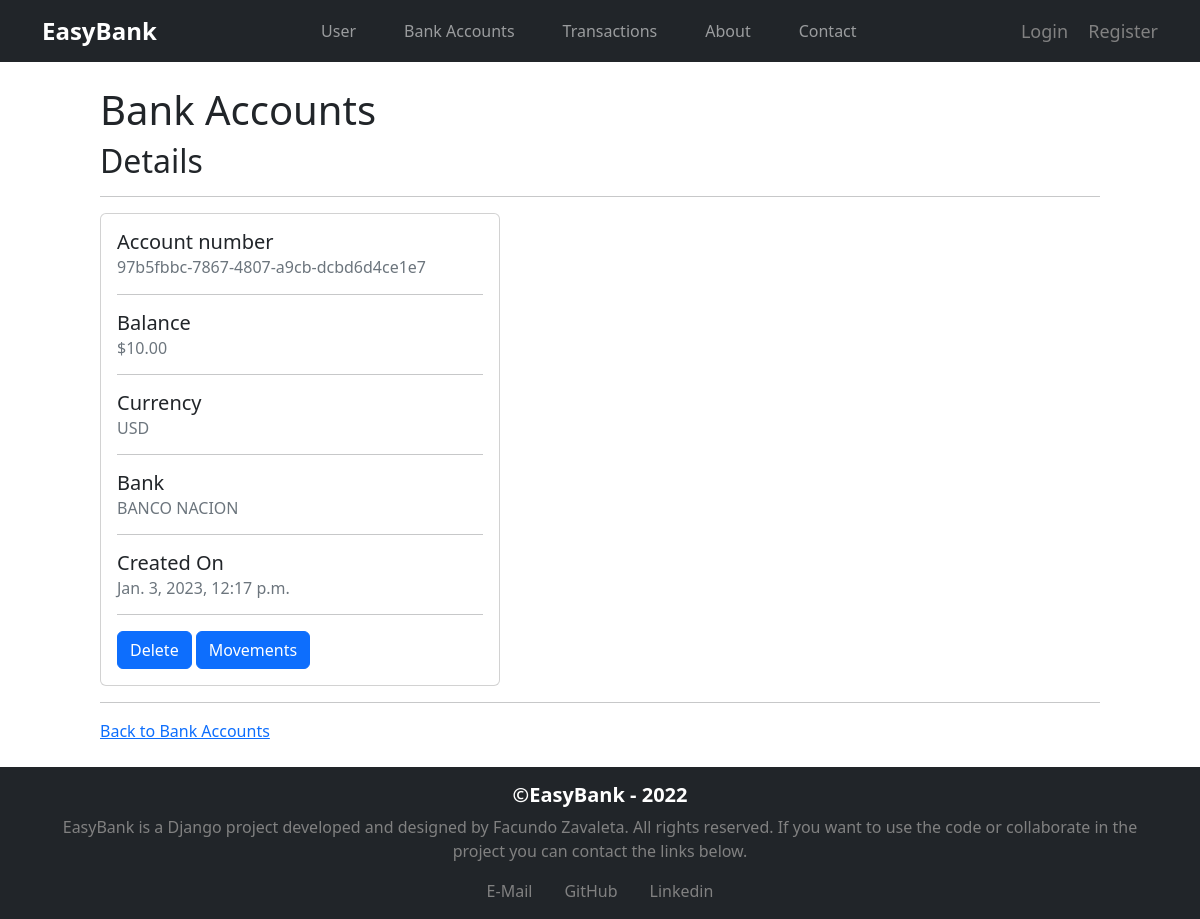
/bankaccounts/97b5fbbc78674807a9cbdcbd6d4ce1e7/, run on an earlier commit of the app's database.
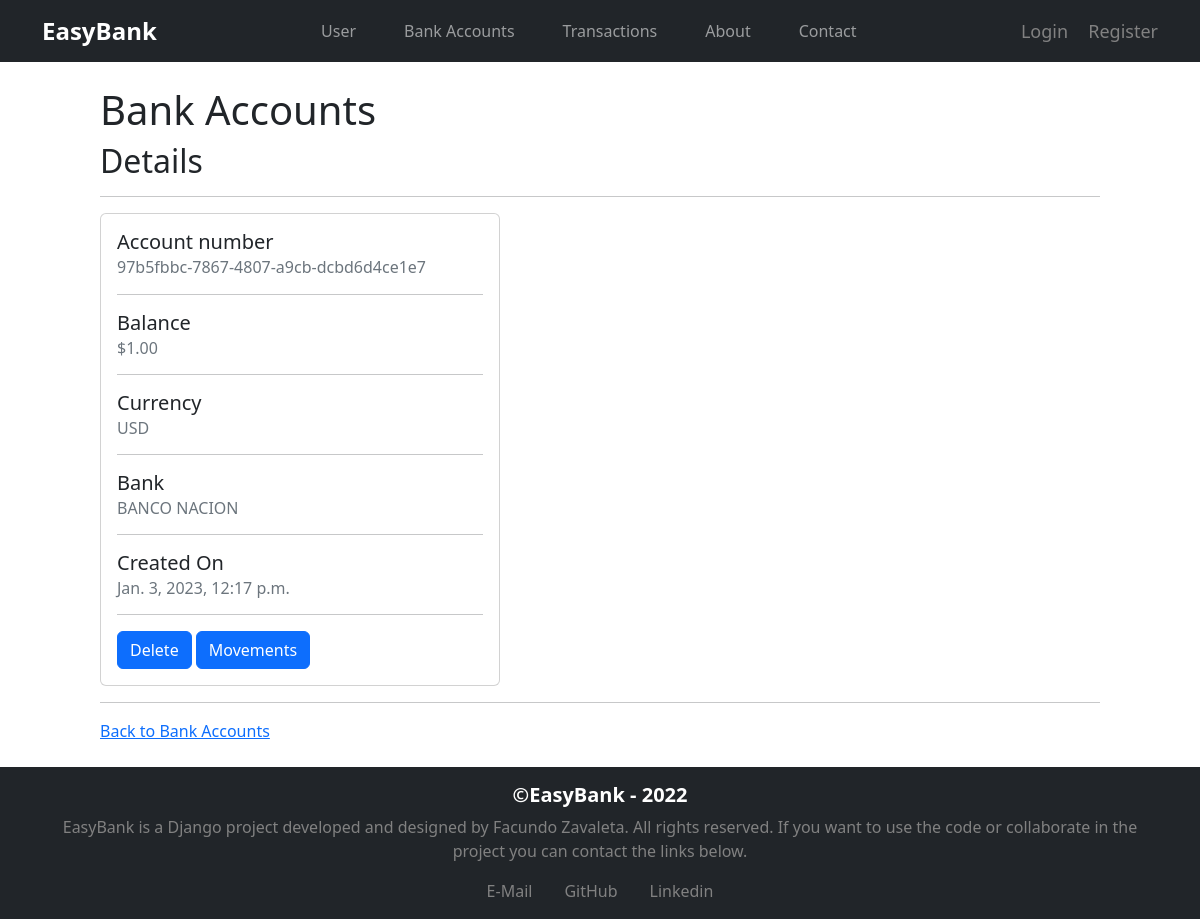
And on a later commit of the database.
### bankaccounts/models.py (models this page shows, shortened)
class BankAccount(models.Model):
    account_number = models.UUIDField(primary_key = True, default = uuid.uuid4, editable = False)
    balance = models.DecimalField(max_digits=12, decimal_places=2)
    currency = models.CharField(max_length=3, choices=CURRENCY_CHOICES)
    user = models.ForeignKey(User, on_delete=models.CASCADE)
    bank = models.CharField(max_length=20, choices=BANK_CHOICES)
    created_on = models.DateTimeField(default=datetime.now())

### bankaccounts/views.py (the view)
# urls.py: path("<str:account_number>/", views.bankaccounts_detail, name="bankaccounts_detail"),
def bankaccounts_detail(request, account_number):
    bankaccount = BankAccount.objects.get(account_number=account_number)
    historialObjects = HistorialObject.objects.filter(account=bankaccount).order_by("-created_on").values()
    conversion = 300
    context = {
        'bankaccount': bankaccount,
        'historialObjects': historialObjects,
        'conversion': conversion,
    }
    return render(request, 'bankaccounts_detail.html', context)

### bankaccounts/templates/bankaccounts_detail.html
{% extends "base.html" %}
{% block page_content %}
<br>
<h1>Bank Accounts</h1>
<h2>Details</h2>
<hr>
<div class="card" style="width: 25rem;">
    <div class="card-body">
      <h5 class="card-title">Account number</h5>
      <h6 class="card-subtitle mb-2 text-muted">{{ bankaccount.account_number }}</h6>
      <hr>
      <h5 class="card-title">Balance</h5>
      <h6 class="card-subtitle mb-2 text-muted">${{ bankaccount.balance }}</h6>
      <hr>
      <h5 class="card-title">Currency</h5>
      <h6 class="card-subtitle mb-2 text-muted">{{ bankaccount.currency }}</h6>
      <hr>
      <h5 class="card-title">Bank</h5>
      <h6 class="card-subtitle mb-2 text-muted">{{ bankaccount.bank }}</h6>
      <hr>
      <h5 class="card-title">Created On</h5>
      <h6 class="card-subtitle mb-2 text-muted">{{ bankaccount.created_on }}</h6>
      <hr>
      <a href="delete/" class = "btn btn-primary">Delete</a>
      <a href="movements/" class = "btn btn-primary">Movements</a></ul>
    </div>
</div>
<hr>
<a href="{% url 'bankaccounts_index' %}">Back to Bank Accounts</a>
<br>
<br>
{% endblock %}

What changed in the data, as far as the page shows it:
changed BankAccount "97b5fbbc-7867-4807-a9cb-dcbd6d4ce1e7": balance "10.00" → "1.00"
